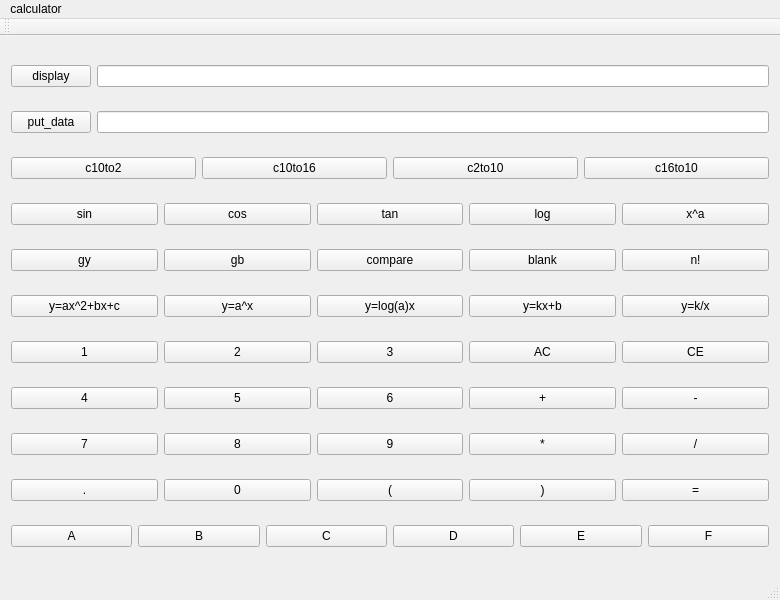
<?xml version="1.0" encoding="UTF-8"?>
<ui version="4.0">
 <class>Calculator</class>
 <widget class="QMainWindow" name="Calculator">
  <property name="geometry">
   <rect>
    <x>0</x>
    <y>0</y>
    <width>780</width>
    <height>600</height>
   </rect>
  </property>
  <property name="windowTitle">
   <string>Calculator</string>
  </property>
  <widget class="QWidget" name="centralWidget">
   <layout class="QGridLayout" name="gridLayout">
    <item row="0" column="0">
     <layout class="QHBoxLayout" name="horizontalLayout_9">
      <item>
       <widget class="QPushButton" name="display_2">
        <property name="text">
         <string>display</string>
        </property>
       </widget>
      </item>
      <item>
       <widget class="QLineEdit" name="display">
        <property name="styleSheet">
         <string notr="true">font: 9pt &quot;Sans Serif&quot;;</string>
        </property>
       </widget>
      </item>
     </layout>
    </item>
    <item row="1" column="0">
     <layout class="QHBoxLayout" name="horizontalLayout_10">
      <item>
       <widget class="QPushButton" name="put_data_2">
        <property name="text">
         <string>put_data</string>
        </property>
       </widget>
      </item>
      <item>
       <widget class="QLineEdit" name="put_data"/>
      </item>
     </layout>
    </item>
    <item row="2" column="0">
     <layout class="QHBoxLayout" name="horizontalLayout_5">
      <item>
       <widget class="QPushButton" name="c10to2">
        <property name="text">
         <string>c10to2</string>
        </property>
       </widget>
      </item>
      <item>
       <widget class="QPushButton" name="c10to16">
        <property name="text">
         <string>c10to16</string>
        </property>
       </widget>
      </item>
      <item>
       <widget class="QPushButton" name="c2to10">
        <property name="text">
         <string>c2to10</string>
        </property>
       </widget>
      </item>
      <item>
       <widget class="QPushButton" name="c16to10">
        <property name="text">
         <string>c16to10</string>
        </property>
       </widget>
      </item>
     </layout>
    </item>
    <item row="3" column="0">
     <layout class="QHBoxLayout" name="horizontalLayout_6">
      <item>
       <widget class="QPushButton" name="sin">
        <property name="text">
         <string>sin</string>
        </property>
       </widget>
      </item>
      <item>
       <widget class="QPushButton" name="cos">
        <property name="text">
         <string>cos</string>
        </property>
       </widget>
      </item>
      <item>
       <widget class="QPushButton" name="tan">
        <property name="text">
         <string>tan</string>
        </property>
       </widget>
      </item>
      <item>
       <widget class="QPushButton" name="log">
        <property name="text">
         <string>log</string>
        </property>
       </widget>
      </item>
      <item>
       <widget class="QPushButton" name="powerfunction">
        <property name="text">
         <string>x^a</string>
        </property>
       </widget>
      </item>
     </layout>
    </item>
    <item row="4" column="0">
     <layout class="QHBoxLayout" name="horizontalLayout_8">
      <item>
       <widget class="QPushButton" name="gy">
        <property name="text">
         <string>gy</string>
        </property>
       </widget>
      </item>
      <item>
       <widget class="QPushButton" name="gb">
        <property name="text">
         <string>gb</string>
        </property>
       </widget>
      </item>
      <item>
       <widget class="QPushButton" name="compare">
        <property name="text">
         <string>compare</string>
        </property>
       </widget>
      </item>
      <item>
       <widget class="QPushButton" name="blank">
        <property name="text">
         <string>blank</string>
        </property>
       </widget>
      </item>
      <item>
       <widget class="QPushButton" name="jiecheng">
        <property name="text">
         <string>n!</string>
        </property>
       </widget>
      </item>
     </layout>
    </item>
    <item row="5" column="0">
     <layout class="QHBoxLayout" name="horizontalLayout_7">
      <item>
       <widget class="QPushButton" name="qf">
        <property name="text">
         <string>y=ax^2+bx+c</string>
        </property>
       </widget>
      </item>
      <item>
       <widget class="QPushButton" name="expf">
        <property name="text">
         <string>y=a^x</string>
        </property>
       </widget>
      </item>
      <item>
       <widget class="QPushButton" name="logfunction">
        <property name="text">
         <string>y=log(a)x</string>
        </property>
       </widget>
      </item>
      <item>
       <widget class="QPushButton" name="firstof">
        <property name="text">
         <string>y=kx+b</string>
        </property>
       </widget>
      </item>
      <item>
       <widget class="QPushButton" name="fan">
        <property name="text">
         <string>y=k/x</string>
        </property>
       </widget>
      </item>
     </layout>
    </item>
    <item row="6" column="0">
     <layout class="QHBoxLayout" name="horizontalLayout">
      <item>
       <widget class="QPushButton" name="button_1">
        <property name="text">
         <string>1</string>
        </property>
       </widget>
      </item>
      <item>
       <widget class="QPushButton" name="button_2">
        <property name="text">
         <string>2</string>
        </property>
       </widget>
      </item>
      <item>
       <widget class="QPushButton" name="button_3">
        <property name="text">
         <string>3</string>
        </property>
       </widget>
      </item>
      <item>
       <widget class="QPushButton" name="button_AC">
        <property name="text">
         <string>AC</string>
        </property>
       </widget>
      </item>
      <item>
       <widget class="QPushButton" name="button_CE">
        <property name="text">
         <string>CE</string>
        </property>
       </widget>
      </item>
     </layout>
    </item>
    <item row="7" column="0">
     <layout class="QHBoxLayout" name="horizontalLayout_2">
      <item>
       <widget class="QPushButton" name="button_4">
        <property name="text">
         <string>4</string>
        </property>
       </widget>
      </item>
      <item>
       <widget class="QPushButton" name="button_5">
        <property name="text">
         <string>5</string>
        </property>
       </widget>
      </item>
      <item>
       <widget class="QPushButton" name="button_6">
        <property name="text">
         <string>6</string>
        </property>
       </widget>
      </item>
      <item>
       <widget class="QPushButton" name="button_add">
        <property name="text">
         <string>+</string>
        </property>
       </widget>
      </item>
      <item>
       <widget class="QPushButton" name="button_minus">
        <property name="text">
         <string>-</string>
        </property>
       </widget>
      </item>
     </layout>
    </item>
    <item row="8" column="0">
     <layout class="QHBoxLayout" name="horizontalLayout_3">
      <item>
       <widget class="QPushButton" name="button_7">
        <property name="text">
         <string>7</string>
        </property>
       </widget>
      </item>
      <item>
       <widget class="QPushButton" name="button_8">
        <property name="text">
         <string>8</string>
        </property>
       </widget>
      </item>
      <item>
       <widget class="QPushButton" name="button_9">
        <property name="text">
         <string>9</string>
        </property>
       </widget>
      </item>
      <item>
       <widget class="QPushButton" name="button_ride">
        <property name="text">
         <string>*</string>
        </property>
       </widget>
      </item>
      <item>
       <widget class="QPushButton" name="button_divide">
        <property name="text">
         <string>/</string>
        </property>
       </widget>
      </item>
     </layout>
    </item>
    <item row="9" column="0">
     <layout class="QHBoxLayout" name="horizontalLayout_4">
      <item>
       <widget class="QPushButton" name="button_point">
        <property name="text">
         <string>.</string>
        </property>
       </widget>
      </item>
      <item>
       <widget class="QPushButton" name="button_0">
        <property name="text">
         <string>0</string>
        </property>
       </widget>
      </item>
      <item>
       <widget class="QPushButton" name="button_left">
        <property name="text">
         <string>(</string>
        </property>
       </widget>
      </item>
      <item>
       <widget class="QPushButton" name="button_right">
        <property name="text">
         <string>)</string>
        </property>
       </widget>
      </item>
      <item>
       <widget class="QPushButton" name="button_equal">
        <property name="text">
         <string>=</string>
        </property>
       </widget>
      </item>
     </layout>
    </item>
    <item row="10" column="0">
     <layout class="QHBoxLayout" name="horizontalLayout_14">
      <item>
       <widget class="QPushButton" name="A">
        <property name="text">
         <string>A</string>
        </property>
       </widget>
      </item>
      <item>
       <widget class="QPushButton" name="B">
        <property name="text">
         <string>B</string>
        </property>
       </widget>
      </item>
      <item>
       <widget class="QPushButton" name="C">
        <property name="text">
         <string>C</string>
        </property>
       </widget>
      </item>
      <item>
       <widget class="QPushButton" name="D">
        <property name="text">
         <string>D</string>
        </property>
       </widget>
      </item>
      <item>
       <widget class="QPushButton" name="E">
        <property name="text">
         <string>E</string>
        </property>
       </widget>
      </item>
      <item>
       <widget class="QPushButton" name="F">
        <property name="text">
         <string>F</string>
        </property>
       </widget>
      </item>
     </layout>
    </item>
   </layout>
  </widget>
  <widget class="QMenuBar" name="menuBar">
   <property name="geometry">
    <rect>
     <x>0</x>
     <y>0</y>
     <width>780</width>
     <height>26</height>
    </rect>
   </property>
   <widget class="QMenu" name="menucalculator">
    <property name="title">
     <string>calculator</string>
    </property>
   </widget>
   <addaction name="menucalculator"/>
  </widget>
  <widget class="QToolBar" name="mainToolBar">
   <attribute name="toolBarArea">
    <enum>TopToolBarArea</enum>
   </attribute>
   <attribute name="toolBarBreak">
    <bool>false</bool>
   </attribute>
  </widget>
  <widget class="QStatusBar" name="statusBar"/>
 </widget>
 <layoutdefault spacing="6" margin="11"/>
 <resources/>
 <connections/>
</ui>
